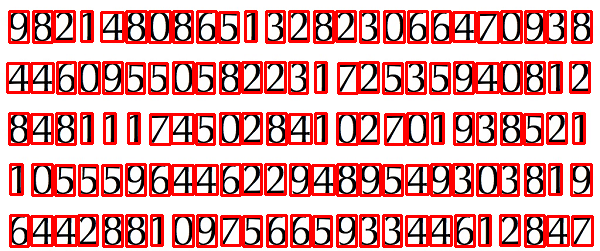
#> input picture test_image/jyAhT.png, 600 x 251 px
$ python training.py
#> lines starting #> are read from the running program, lines starting #| are printed output that depends on the picture; after the words box and inside, x2 and y2 are one past the last pixel; in counts of white or black regions, pixels touching at a corner belong together
import sys

import numpy as np
import cv2

im = cv2.imread('test_image/jyAhT.png')
#> im is the input picture: shape (251, 600, 3); mean B, G, R 162.7, 162.8, 223.4
im3 = im.copy()
gray = cv2.cvtColor(im, cv2.COLOR_BGR2GRAY)
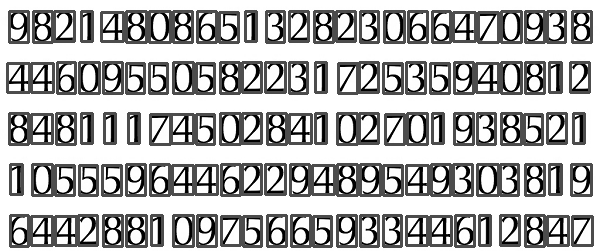
#> gray: shape (251, 600); min 0, max 255, mean 180.8
blur = cv2.GaussianBlur(gray, (5, 5), 0)
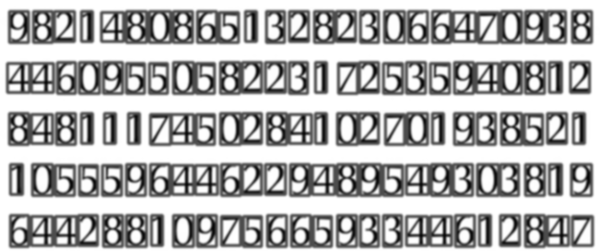
#> blur: shape (251, 600); min 6, max 255, mean 180.8
thresh = cv2.adaptiveThreshold(blur, 255, 1, 1, 11, 2)
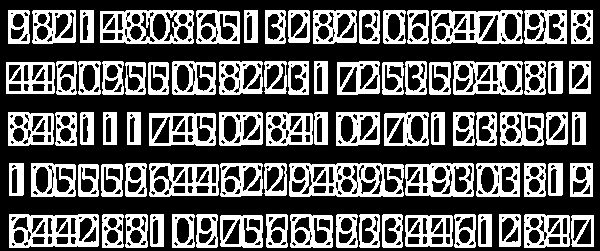
#> thresh: shape (251, 600); 35.4% white; 83 white regions

#################      Now finding Contours         ###################

contours, hierarchy = cv2.findContours(thresh, cv2.RETR_LIST, cv2.CHAIN_APPROX_SIMPLE)
#> contours = 653 contours, 198 with area under 20; largest, box (x1, y1, x2, y2) and area: (289, 163, 404, 197) 3640, (100, 10, 194, 44) 2987, (431, 10, 523, 44) 2868, (9, 214, 99, 248) 2810, (453, 61, 523, 95) 2178

samples = np.empty((0, 100))
responses = []
keys = [i for i in range(48, 58)]

for cnt in contours:
    if cv2.contourArea(cnt) > 50:
        [x, y, w, h] = cv2.boundingRect(cnt)

        if h > 28:
            cv2.rectangle(im, (x, y), (x + w, y + h), (0, 0, 255), 2)
            roi = thresh[y:y + h, x:x + w]
            roismall = cv2.resize(roi, (10, 10))
            cv2.imshow('norm', im)
            key = cv2.waitKey(0)

            if key == 27:  # (escape to quit)
                sys.exit()
#> (the program exits here)
